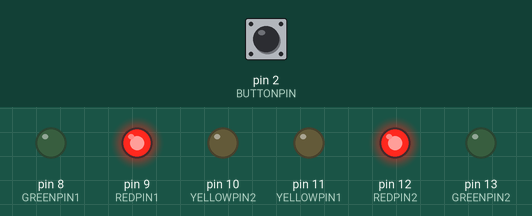
Recording of a sketch running on a simulated Arduino Uno, built with avr-gcc and run on an emulated ATmega328P. Parts: output pins drawn as LEDs (lit = HIGH). The test bench sets the inputs (shaded band); at power-on: pin 2 (BUTTONPIN) HIGH.

Above: at 1.2 s.
1.3 s: pin 2 (BUTTONPIN) pulled LOW for 0.15 s
At 4.2 s:
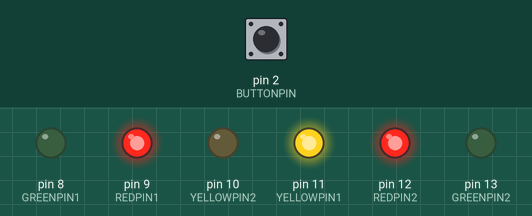
4.4 s: pin 2 (BUTTONPIN) pulled LOW for 1 s
At 5.1 s:
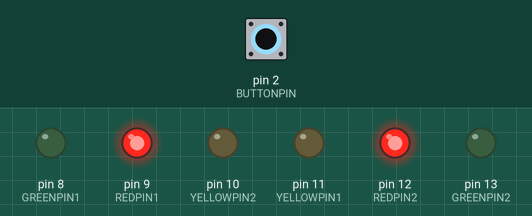
6.9 s: pin 2 (BUTTONPIN) pulled LOW for 0.15 s
At 9.8 s:
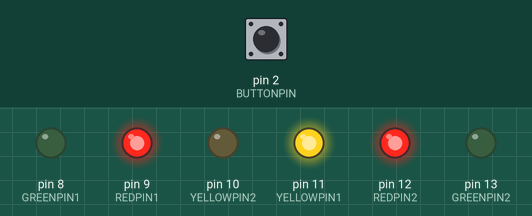
10.0 s: pin 2 (BUTTONPIN) pulled LOW for 3.2 s
At 10.5 s:
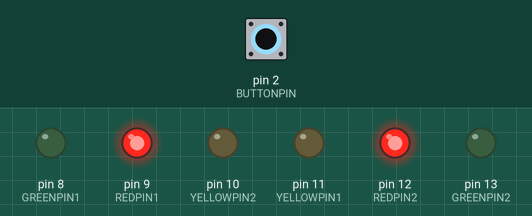
14.7 s: pin 2 (BUTTONPIN) pulled LOW for 0.15 s
At 19.5 s:
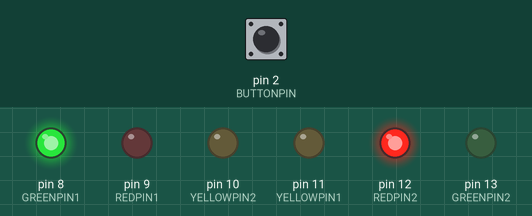
Timing chart, 0 to 40.4 s (numbered marks = the images above; inputs shaded):
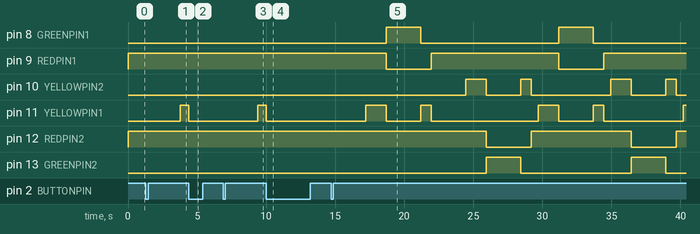

Measured:
- after the input at 1.3 s, pin 11 (YELLOWPIN1): LOW → HIGH after 2.5 s
- after the input at 4.4 s, pin 8 (GREENPIN1): stays LOW (without the input it goes to HIGH after 0.90 s); pin 9 (REDPIN1): stays HIGH (without the input it goes to LOW after 0.90 s); pin 11 (YELLOWPIN1): HIGH → LOW after 0.00 s instead of 0.90 s
- after the input at 6.9 s, pin 11 (YELLOWPIN1): LOW → HIGH after 2.5 s
- after the input at 10.0 s, pin 8 (GREENPIN1): stays LOW (without the input it goes to HIGH after 0.90 s); pin 9 (REDPIN1): stays HIGH (without the input it goes to LOW after 0.90 s)
- after the input at 14.7 s, pin 8 (GREENPIN1): alternates HIGH for 2.5 s and LOW for 10.0 s, starting after 4.0 s; pin 9 (REDPIN1): alternates HIGH for 9.2 s and LOW for 3.3 s, starting after 4.0 s

The sketch:

trafficlights.ino
```cpp
#include <avr/wdt.h>

int REDPIN1 = 9;
int YELLOWPIN1 = 11;
int GREENPIN1 = 8;

int REDPIN2 = 12;
int YELLOWPIN2 = 10;
int GREENPIN2 = 13;

int BUTTONPIN = 2;

unsigned long previousMillis = 0;  // Stores the last time the state was updated
const long greenDuration = 2500;   // Duration for green light (5 seconds)
const long yellowDuration = 750;  // Duration for yellow light (1.5 seconds)
const long initialRedDuration = 2500; // Initial duration for red light (5 seconds)
const long shortRedDuration = 500;   // Shortened duration for red light (1 second)
const long redAndYellowDuration = 1500; // Duration for red and yellow light (3 seconds)

int currentState = 0; // Variable to keep track of the current state
bool buttonPressed = false; // To track the button press
bool buttonReleased = true; // To track if the button was released after pressing
bool sequenceStarted = false; // To track if the sequence has started
bool firstCycle = true; // To track if it's the first cycle
bool isRunning = false; // To track whether the sequence is running or stopped

void setup() {
  // Set the Watchdog Timer to reset after 2 seconds if not cleared
  wdt_enable(WDTO_2S);

  // Set the LED pins to output pins
  pinMode(REDPIN1, OUTPUT);
  pinMode(YELLOWPIN1, OUTPUT);
  pinMode(GREENPIN1, OUTPUT);

  pinMode(REDPIN2, OUTPUT);
  pinMode(YELLOWPIN2, OUTPUT);
  pinMode(GREENPIN2, OUTPUT);

  // Set the button pin to input with pull-up resistor
  pinMode(BUTTONPIN, INPUT_PULLUP);

  // Initialize with all lights red
  resetLights();
}

void loop() {
  wdt_reset();  // Clear the watchdog timer

  unsigned long currentMillis = millis();

  // Existing logic...
  // Read the button state
  if (digitalRead(BUTTONPIN) == LOW) {
    if (buttonReleased) { // Ensure the button was released before detecting a new press
      buttonPressed = true;
      buttonReleased = false;

      if (sequenceStarted) {
        // Reset the system if already started
        resetLights();
      } else {
        // Start the sequence
        sequenceStarted = true;
        isRunning = true;
        currentState = 0; // Start from the beginning (Red light for Direction 1)
        previousMillis = currentMillis; // Reset the timer
      }
    }
  } else {
    // Button is not pressed
    buttonReleased = true; // Set to true to allow a new press to be detected
  }

  if (sequenceStarted && isRunning) {
    long currentRedDuration = firstCycle ? initialRedDuration : shortRedDuration;

    // Control the lights based on the current state
    if (currentState == 0) { // Red Light for Direction 1
      if (currentMillis - previousMillis >= currentRedDuration) {
        previousMillis = currentMillis;
        currentState = 1; // Move to the next state (Red and Yellow for Direction 1)
      }
      // Direction 1 is red
      digitalWrite(REDPIN1, HIGH);
      digitalWrite(YELLOWPIN1, LOW);
      digitalWrite(GREENPIN1, LOW);

      digitalWrite(REDPIN2, HIGH);
      digitalWrite(YELLOWPIN2, LOW);
      digitalWrite(GREENPIN2, LOW);
    } else if (currentState == 1) { // Red and Yellow Light for Direction 1
      if (currentMillis - previousMillis >= redAndYellowDuration) {
        previousMillis = currentMillis;
        currentState = 2; // Move to the next state (Green for Direction 1)
      }
      // Direction 1 is red and yellow
      digitalWrite(REDPIN1, HIGH);
      digitalWrite(YELLOWPIN1, HIGH);
      digitalWrite(GREENPIN1, LOW);

      digitalWrite(REDPIN2, HIGH);
      digitalWrite(YELLOWPIN2, LOW);
      digitalWrite(GREENPIN2, LOW);
    } else if (currentState == 2) { // Green Light for Direction 1
      if (currentMillis - previousMillis >= greenDuration) {
        previousMillis = currentMillis;
        currentState = 3; // Move to the next state (Yellow for Direction 1)
      }
      // Direction 1 is green
      digitalWrite(REDPIN1, LOW);
      digitalWrite(YELLOWPIN1, LOW);
      digitalWrite(GREENPIN1, HIGH);

      digitalWrite(REDPIN2, HIGH);
      digitalWrite(YELLOWPIN2, LOW);
      digitalWrite(GREENPIN2, LOW);
    } else if (currentState == 3) { // Yellow Light for Direction 1 (before Red)
      if (currentMillis - previousMillis >= yellowDuration) {
        previousMillis = currentMillis;
        currentState = 4; // Move to the next state (Red Light for Direction 2)
      }
      // Direction 1 is yellow
      digitalWrite(REDPIN1, LOW);
      digitalWrite(YELLOWPIN1, HIGH);
      digitalWrite(GREENPIN1, LOW);

      digitalWrite(REDPIN2, HIGH);
      digitalWrite(YELLOWPIN2, LOW);
      digitalWrite(GREENPIN2, LOW);
    } else if (currentState == 4) { // Red Light for Direction 2
      if (currentMillis - previousMillis >= currentRedDuration) {
        previousMillis = currentMillis;
        currentState = 5; // Move to the next state (Red and Yellow for Direction 2)
      }
      // Direction 2 is red
      digitalWrite(REDPIN1, HIGH);
      digitalWrite(YELLOWPIN1, LOW);
      digitalWrite(GREENPIN1, LOW);

      digitalWrite(REDPIN2, HIGH);
      digitalWrite(YELLOWPIN2, LOW);
      digitalWrite(GREENPIN2, LOW);
    } else if (currentState == 5) { // Red and Yellow Light for Direction 2
      if (currentMillis - previousMillis >= redAndYellowDuration) {
        previousMillis = currentMillis;
        currentState = 6; // Move to the next state (Green for Direction 2)
      }
      // Direction 2 is red and yellow
      digitalWrite(REDPIN1, HIGH);
      digitalWrite(YELLOWPIN1, LOW);
      digitalWrite(GREENPIN1, LOW);

      digitalWrite(REDPIN2, HIGH);
      digitalWrite(YELLOWPIN2, HIGH);
      digitalWrite(GREENPIN2, LOW);
    } else if (currentState == 6) { // Green Light for Direction 2
      if (currentMillis - previousMillis >= greenDuration) {
        previousMillis = currentMillis;
        currentState = 7; // Move to the next state (Yellow for Direction 2)
      }
      // Direction 2 is green
      digitalWrite(REDPIN1, HIGH);
      digitalWrite(YELLOWPIN1, LOW);
      digitalWrite(GREENPIN1, LOW);

      digitalWrite(REDPIN2, LOW);
      digitalWrite(YELLOWPIN2, LOW);
      digitalWrite(GREENPIN2, HIGH);
    } else if (currentState == 7) { // Yellow Light for Direction 2 (before Red)
      if (currentMillis - previousMillis >= yellowDuration) {
        previousMillis = currentMillis;
        currentState = 0; // Move to the next state (Red Light for Direction 1)
        firstCycle = false; // Indicate that the first cycle is complete
      }
      // Direction 2 is yellow
      digitalWrite(REDPIN1, HIGH);
      digitalWrite(YELLOWPIN1, LOW);
      digitalWrite(GREENPIN1, LOW);

      digitalWrite(REDPIN2, LOW);
      digitalWrite(YELLOWPIN2, HIGH);
      digitalWrite(GREENPIN2, LOW);
    }
  }
}

void resetLights() {
  // Reset all lights to red
  digitalWrite(REDPIN1, HIGH);
  digitalWrite(YELLOWPIN1, LOW);
  digitalWrite(GREENPIN1, LOW);

  digitalWrite(REDPIN2, HIGH);
  digitalWrite(YELLOWPIN2, LOW);
  digitalWrite(GREENPIN2, LOW);

  // Reset the state variables
  currentState = 0;
  sequenceStarted = false;
  isRunning = false;
  firstCycle = true;
}
```
